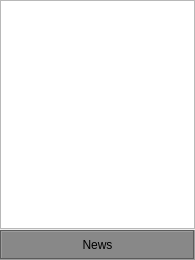
<?xml version="1.0" encoding="UTF-8"?>
<ui version="4.0">
 <class>GuiHomeWidget</class>
 <widget class="QWidget" name="GuiHomeWidget">
  <property name="geometry">
   <rect>
    <x>0</x>
    <y>0</y>
    <width>195</width>
    <height>260</height>
   </rect>
  </property>
  <layout class="QGridLayout" name="gridLayout">
   <property name="leftMargin">
    <number>0</number>
   </property>
   <property name="topMargin">
    <number>0</number>
   </property>
   <property name="rightMargin">
    <number>0</number>
   </property>
   <property name="bottomMargin">
    <number>0</number>
   </property>
   <property name="spacing">
    <number>1</number>
   </property>
   <item row="0" column="0" colspan="2">
    <widget class="QTextBrowser" name="mp_teSystem">
     <property name="undoRedoEnabled">
      <bool>false</bool>
     </property>
     <property name="readOnly">
      <bool>true</bool>
     </property>
     <property name="acceptRichText">
      <bool>true</bool>
     </property>
    </widget>
   </item>
   <item row="1" column="0" colspan="2">
    <widget class="QLabel" name="mp_lNews">
     <property name="minimumSize">
      <size>
       <width>0</width>
       <height>30</height>
      </size>
     </property>
     <property name="styleSheet">
      <string notr="true">background-color: rgb(136, 136, 136);
color: rgb(0, 0, 0);
</string>
     </property>
     <property name="frameShape">
      <enum>QFrame::Box</enum>
     </property>
     <property name="frameShadow">
      <enum>QFrame::Sunken</enum>
     </property>
     <property name="text">
      <string>News</string>
     </property>
     <property name="alignment">
      <set>Qt::AlignCenter</set>
     </property>
     <property name="wordWrap">
      <bool>true</bool>
     </property>
     <property name="margin">
      <number>4</number>
     </property>
     <property name="openExternalLinks">
      <bool>true</bool>
     </property>
    </widget>
   </item>
  </layout>
 </widget>
 <tabstops>
  <tabstop>mp_teSystem</tabstop>
 </tabstops>
 <resources/>
 <connections/>
</ui>
